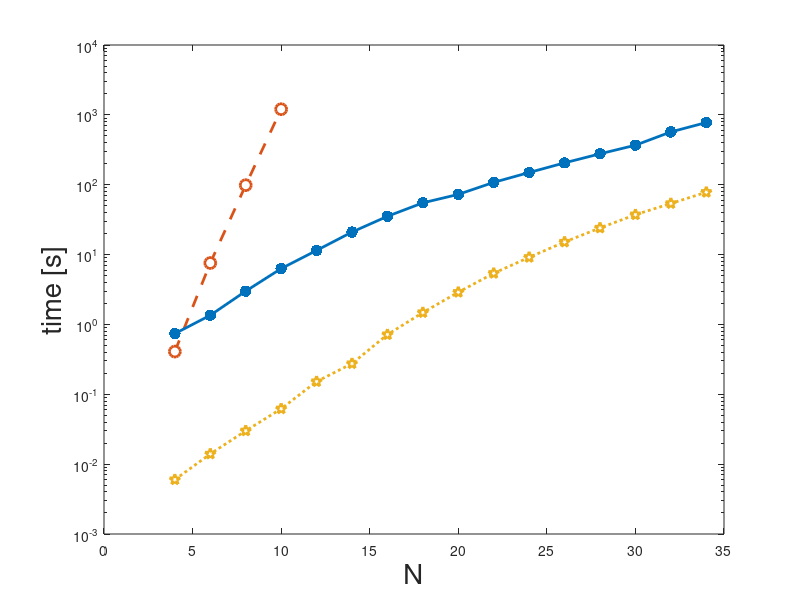

Reproduce this figure in MATLAB. (Note: this script raises an error after producing the figure.)
n_homo = [4:2:34]';

t_homo = [
 0.739 
 1.352 
 2.995 
 6.300 
 11.462 
 21.009 
 35.285 
 55.040 
 72.686 
 108.015 
 149.546 
 205.617 
 276.834 
 367.879 
 569.7886
 776.5583
];

n_mep = [4:2:34]';

t_mep = [
 0.006 
 0.014 
 0.030 
 0.062 
 0.152 
 0.275 
 0.715 
 1.480 
 2.890 
 5.400 
 9.140 
 15.134 
 24.049 
 37.215 
 53.883 
 78.073 
 ];

n_mac = [4:2:10]';

t_mac = [
 0.409 
 7.573 
98.502
1204.8
];

% same size for all positions
position = [50 200 850 580];
ms = 8;
ms_dot = 25;
lw = 2;
f1 = figure('Position',position);
Ax1(1) = axes(f1);
glavne_barve = get(Ax1(1), 'ColorOrder');

semilogy(n_mac,t_mac,'--o','Color', glavne_barve(2,:),'MarkerSize',ms,'MarkerFaceColor','w','LineWidth',lw);
hold on
semilogy(n_homo,t_homo,'.-','Color', glavne_barve(1,:),'MarkerSize',ms_dot,'LineWidth',lw);
semilogy(n_mep,t_mep,':pentagram','Color', glavne_barve(3,:),'MarkerSize',ms,'MarkerFaceColor','w','LineWidth',lw);
hold off
        ylabel('time [s]','FontSize',20)
        xlabel('N','FontSize',20)
        % title('k=3,5,7','FontSize',15)
        ax = gca;
        ax.FontSize=20;
    lgd3 = legend('MacaulayLab','homotopy','MultiParEig', 'Location', 'southeast','FontSize',20);
axis([3 36 3e-3 3e3])
title('ARMA(1,1)')
